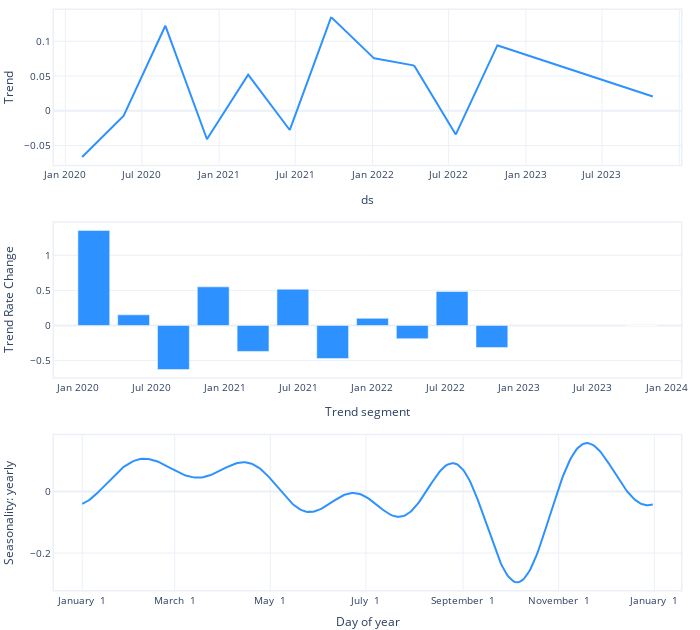

The notebook cell this image was saved under:
### Code cell
m.plot_parameters()

### Figure 1 — Plotly figure (JSON) as saved in the notebook; plotly's stock layout.template omitted (floating-point values rounded to 4 significant figures; data arrays with more than 128 entries replaced by an {"elided": "..."} marker saying what was removed)
{"data": [{"fill": "none", "line": {"color": "#2d92ff", "width": 2}, "mode": "lines", "name": "Trend", "type": "scatter", "x": {"elided": "971 str values"}, "xaxis": "x", "y": {"elided": "971 float values"}, "yaxis": "y"}, {"marker": {"color": "#2d92ff"}, "name": "Trend Rate Change", "type": "bar", "x": ["2020-02-10T00:00:00", "2020-05-18T18:19:38.181818", "2020-08-25T12:39:16.363636", "2020-12-02T06:58:54.545455", "2021-03-11T01:18:32.727273", "2021-06-17T19:38:10.909091", "2021-09-24T13:57:49.090909", "2022-01-01T08:17:27.272727", "2022-04-10T02:37:05.454545", "2022-07-17T20:56:43.636364", "2022-10-24T15:16:21.818182", "2023-10-30T00:00:00"], "xaxis": "x2", "y": [1.354, 0.1516, -0.6282, 0.5501, -0.3699, 0.517, -0.4717, 0.1019, -0.1883, 0.4846, -0.3148, 0], "yaxis": "y2"}, {"fill": "none", "line": {"color": "#2d92ff", "width": 2}, "mode": "lines", "name": "yearly", "type": "scatter", "x": {"elided": "365 str values"}, "xaxis": "x3", "y": {"elided": "365 float values"}, "yaxis": "y3"}], "layout": {"autosize": true, "font": {"size": 10}, "height": 630, "hovermode": "x unified", "margin": {"b": 0, "l": 0, "pad": 0, "r": 10, "t": 10}, "showlegend": false, "title": {"font": {"size": 12}}, "width": 700, "xaxis": {"anchor": "y", "domain": [0, 1], "linewidth": 1.5, "mirror": true, "range": ["2019-12-05T00:00:00", "2024-01-05T00:00:00"], "showline": true, "title": {"text": "ds"}, "type": "date"}, "xaxis2": {"anchor": "y2", "domain": [0, 1], "linewidth": 1.5, "mirror": true, "range": ["2019-11-03T05:40:21.818182", "2024-02-05T18:19:38.181818"], "showline": true, "title": {"text": "Trend segment"}, "type": "date"}, "xaxis3": {"anchor": "y3", "domain": [0, 1], "linewidth": 1.5, "mirror": true, "range": ["2016-12-14T00:00:00", "2018-01-18T00:00:00"], "showline": true, "tickformat": "%B %e", "title": {"text": "Day of year"}}, "yaxis": {"anchor": "x", "domain": [0.7333, 1], "linewidth": 1.5, "mirror": true, "rangemode": "normal", "showline": true, "title": {"text": "Trend"}}, "yaxis2": {"anchor": "x2", "domain": [0.3667, 0.6333], "linewidth": 1.5, "mirror": true, "rangemode": "normal", "showline": true, "title": {"text": "Trend Rate Change"}}, "yaxis3": {"anchor": "x3", "domain": [0, 0.2667], "linewidth": 1.5, "mirror": true, "rangemode": "normal", "showline": true, "title": {"text": "Seasonality: yearly"}}}}
